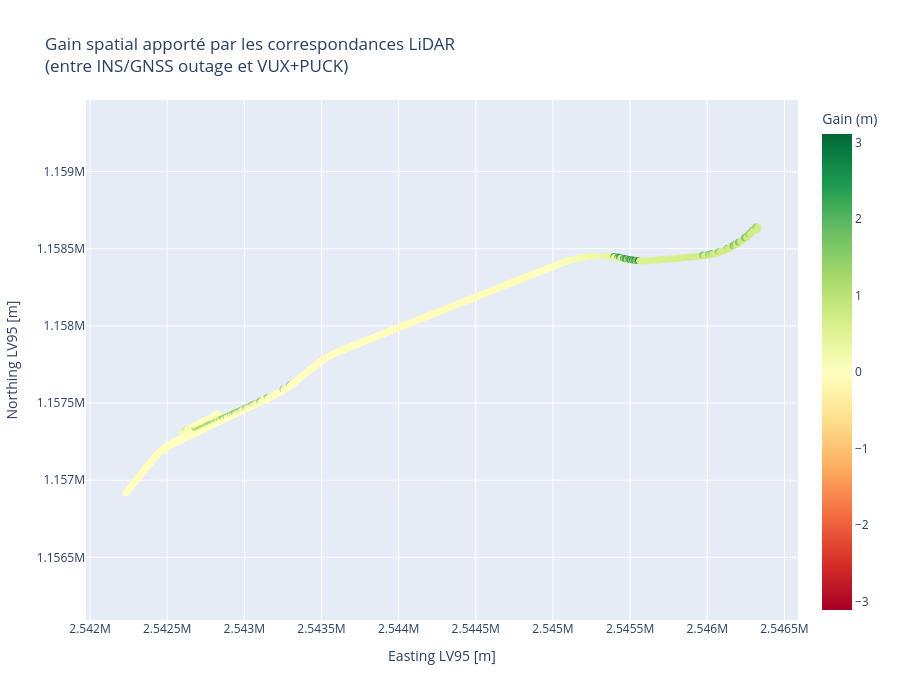

The notebook cell saved with this chart:
### Code cell
import numpy as np
import plotly.graph_objects as go

# pivot pour comparer deux trajs
pivot = spatial_traj.pivot_table(
    index=["ix", "iy"],
    columns="label",
    values="p50"
).reset_index()

# exemple: GNSS vs VUX+PUCK
pivot["gain"] = pivot["ODyN | INS/GNSS"] - pivot["ODyN | VUX+PUCK chunks"]

pivot["x"] = (pivot["ix"] + 0.5) * grid_res
pivot["y"] = (pivot["iy"] + 0.5) * grid_res

# enlever les NaN
pivot_plot = pivot.dropna(subset=["gain", "x", "y"]).copy()

# échelle couleur symétrique autour de 0
cmax = np.nanmax(np.abs(pivot_plot["gain"].values))
if not np.isfinite(cmax) or cmax == 0:
    cmax = 1.0

fig = go.Figure()

fig.add_trace(go.Scattergl(
    x=pivot_plot["x"],
    y=pivot_plot["y"],
    mode="markers",
    marker=dict(
        size=7,
        color=pivot_plot["gain"],
        colorscale="RdYlGn",
        cmin=-cmax,
        cmax=cmax,
        colorbar=dict(title="Gain (m)"),
        opacity=0.85,
    ),
    text=[
        f"x = {x:.2f}<br>"
        f"y = {y:.2f}<br>"
        f"gain = {g:.3f} m<br>"
        f"ix = {ix}<br>"
        f"iy = {iy}"
        for x, y, g, ix, iy in zip(
            pivot_plot["x"],
            pivot_plot["y"],
            pivot_plot["gain"],
            pivot_plot["ix"],
            pivot_plot["iy"],
        )
    ],
    hoverinfo="text",
))

fig.update_layout(
    title="Gain spatial apporté par les correspondances LiDAR<br>(entre INS/GNSS outage et VUX+PUCK)",
    xaxis_title="Easting LV95 [m]",
    yaxis_title="Northing LV95 [m]",
    width=900,
    height=700,
)

fig.update_yaxes(
    scaleanchor="x",
    scaleratio=1
)

fig.show()

### Figure 1 — Plotly figure (JSON) as saved in the notebook; plotly's stock layout.template omitted (floating-point values rounded to 4 significant figures; data arrays with more than 128 entries replaced by an {"elided": "..."} marker saying what was removed)
{"data": [{"hoverinfo": "text", "marker": {"cmax": 3.111, "cmin": -3.111, "color": {"elided": "1888 float values"}, "colorbar": {"title": {"text": "Gain (m)"}}, "colorscale": [[0, "rgb(165,0,38)"], [0.1, "rgb(215,48,39)"], [0.2, "rgb(244,109,67)"], [0.3, "rgb(253,174,97)"], [0.4, "rgb(254,224,139)"], [0.5, "rgb(255,255,191)"], [0.6, "rgb(217,239,139)"], [0.7, "rgb(166,217,106)"], [0.8, "rgb(102,189,99)"], [0.9, "rgb(26,152,80)"], [1, "rgb(0,104,55)"]], "opacity": 0.85, "size": 7}, "mode": "markers", "text": {"elided": "1888 str values"}, "type": "scattergl", "x": {"elided": "1888 float values"}, "y": {"elided": "1888 float values"}}], "layout": {"height": 700, "title": {"text": "Gain spatial apporté par les correspondances LiDAR<br>(entre INS/GNSS outage et VUX+PUCK)"}, "width": 900, "xaxis": {"title": {"text": "Easting LV95 [m]"}}, "yaxis": {"scaleanchor": "x", "scaleratio": 1, "title": {"text": "Northing LV95 [m]"}}}}
